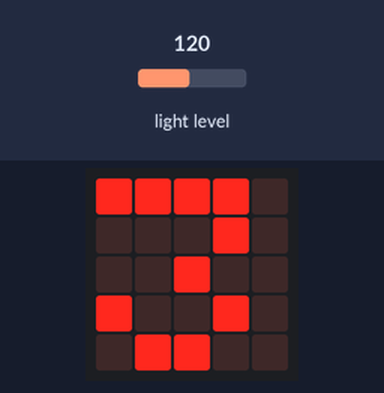
A program run on a simulated BBC micro:bit (MakeCode). Shown: the board's 5×5 LED display. Inputs (shaded band) come from the test bench; at power-on: light level 120.

Above: at 1.2 s.
1.3 s: light level set to 5
At 1.9 s:
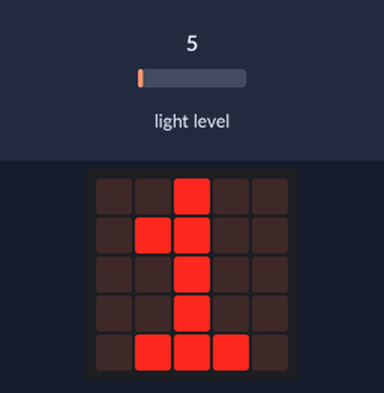
3.0 s: light level set to 64
At 4.2 s:
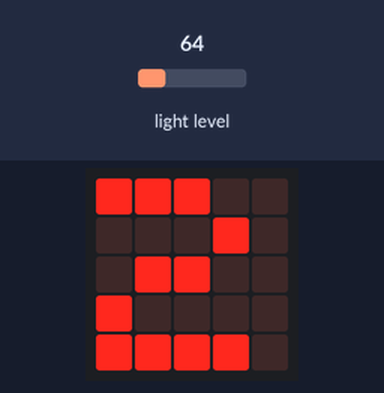
4.5 s: light level set to 191
At 6.0 s:
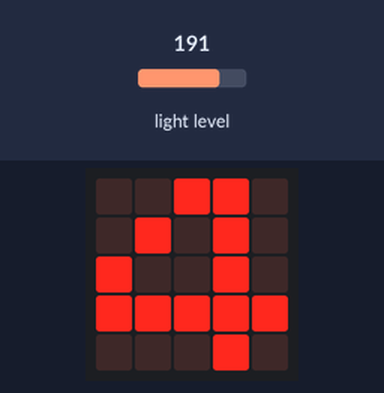
Timing chart, 0 to 7.5 s (numbered marks = the images above; inputs shaded):
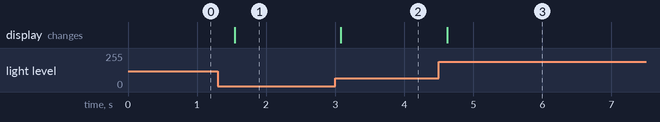

The program:

main.ts
```typescript
basic.forever(function () {
    if (input.lightLevel() > 200) {
        basic.showNumber(5)
    } else if (input.lightLevel() > 130) {
        basic.showNumber(4)
    } else if (input.lightLevel() > 80) {
        basic.showNumber(3)
    } else if (input.lightLevel() > 60) {
        basic.showNumber(2)
    } else {
        basic.showNumber(1)
    }
})
```

test.ts
```typescript
// aquí va el archivo "tests"; esto no se compilará cuando este paquete se utilice como una extensión.
```

Measured:
- after the input at 1.3 s, the display: changes after 0.24 s (image 1)
- after the input at 3.0 s, the display: changes after 0.08 s (image 2)
- after the input at 4.5 s, the display: changes after 0.13 s (image 3)
